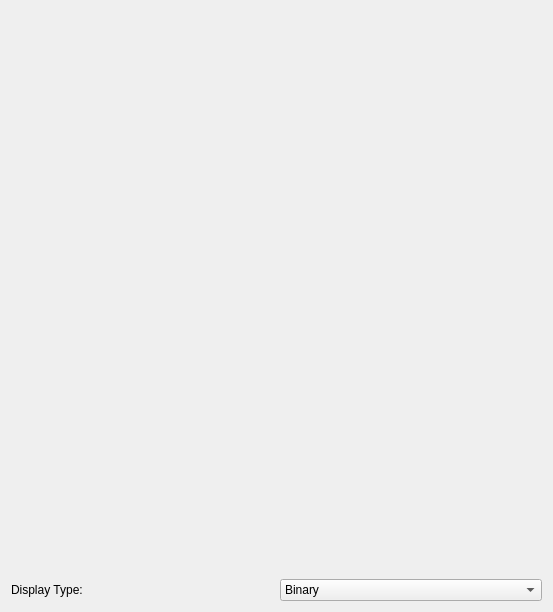
<?xml version="1.0" encoding="UTF-8"?>
<ui version="4.0">
 <class>Kites::RegisterContainer</class>
 <widget class="QWidget" name="Kites::RegisterContainer">
  <property name="geometry">
   <rect>
    <x>0</x>
    <y>0</y>
    <width>553</width>
    <height>612</height>
   </rect>
  </property>
  <property name="windowTitle">
   <string>Form</string>
  </property>
  <layout class="QGridLayout" name="gridLayout">
   <item row="1" column="1">
    <widget class="QComboBox" name="displayType">
     <item>
      <property name="text">
       <string>Binary</string>
      </property>
     </item>
     <item>
      <property name="text">
       <string>Hexadecimal</string>
      </property>
     </item>
     <item>
      <property name="text">
       <string>Signed Decimal</string>
      </property>
     </item>
     <item>
      <property name="text">
       <string>Unsigned Decimal</string>
      </property>
     </item>
     <item>
      <property name="text">
       <string>Float</string>
      </property>
     </item>
    </widget>
   </item>
   <item row="1" column="0">
    <widget class="QLabel" name="label">
     <property name="text">
      <string>Display Type:</string>
     </property>
    </widget>
   </item>
   <item row="0" column="0" colspan="2">
    <widget class="QWidget" name="sectionsContainer"/>
   </item>
  </layout>
 </widget>
 <resources/>
 <connections/>
</ui>
